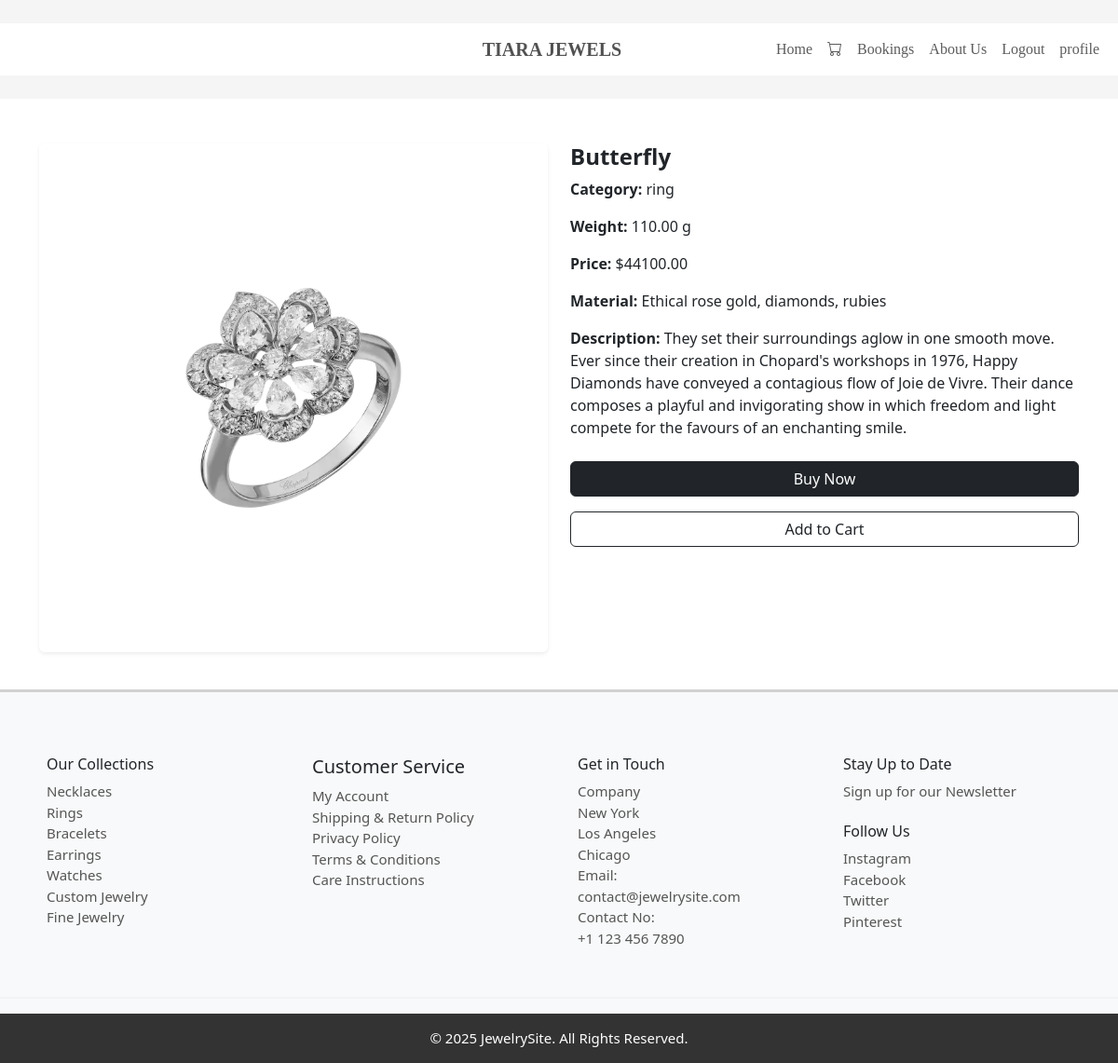
Screenshot of /view_pro/36 (signed in) with the database file from the repository.
### app/models.py (models this page shows, shortened)
class Jewelry(models.Model):
    name = models.CharField(max_length=255)
    description = models.TextField()
    material = models.CharField(max_length=100)
    price = models.DecimalField(max_digits=10, decimal_places=2)
    weight = models.DecimalField(max_digits=5, decimal_places=2)
    image = models.ImageField()
    created_at = models.DateTimeField(auto_now_add=True)
    category = models.ForeignKey(JewelryType, on_delete=models.CASCADE)

class JewelryType(models.Model):
    name = models.CharField(max_length=100)

### app/views.py (the view)
# urls.py: path('view_pro/<id>',views.view_pro),
def view_pro(req,id):
    log_user=User.objects.get(username=req.session['user'])
    products=Jewelry.objects.get(pk=id)
    try:
        cart=Cart.objects.get(product=products,user=log_user)
    except:
        cart=None
    return render(req,'user/view.html',{'product':products,'cart':cart})

### templates/user/view.html (shortened to what this page needs)
<!DOCTYPE html>
<html lang="en">
<head>
    {% load static %}
    <link rel="stylesheet" href="https://cdn.jsdelivr.net/npm/bootstrap-icons@1.11.3/font/bootstrap-icons.min.css">
    <link href="https://cdn.jsdelivr.net/npm/bootstrap@5.3.3/dist/css/bootstrap.min.css" rel="stylesheet">
</head>
<body>
        <div class="line" style="background-color: whitesmoke; width: 100%; height: 25px; color: white; font-size: 13px; padding-left: 33%;"></div>
        <nav class="navbar navbar-expand-lg navbar-light " style="background-color:  white; top: 0px; font-family: 'Times New Roman', Times, serif; font-weight: 500px;" >
          <div class="container-fluid">
              <a class="navbar-brand" href="#" style="color: rgb(82, 81, 81); font-weight: 800; padding-left: 43%;">TIARA JEWELS</i></a>
              <div class="collapse navbar-collapse" id="navbarNav">
                  <ul class="navbar-nav ms-auto">
                      <li class="nav-item">
                          <a class="nav-link active" style="color: rgb(92, 92, 92);" aria-current="page" href="../user_home">Home</a>
                      </li>
                      <li class="nav-item">
                          <a class="nav-link" style="color: rgb(92, 92, 92);" href="../cart_display"><i class="bi bi-cart"></i></a>
                      </li>
                      <li class="nav-item">
                          <a class="nav-link" style="color: rgb(92, 92, 92);" href="../user_booking">Bookings</a>
                      </li>
                      <li class="nav-item">
                          <a class="nav-link" style="color: rgb(92, 92, 92); " href="../about">About Us</a>
                      </li>
                      <li class="nav-item">
                          <a class="nav-link" style="color: rgb(92, 92, 92); " href="../logout">Logout</a>
                      </li>
                      <li class="nav-item">
                        <a class="nav-link" style="color: rgb(92, 92, 92); " href="../profile/">profile</a>
                    </li>
                  </ul>
              </div>
          </div>
      </nav>
 <div class="line" style="background-color: whitesmoke; width: 100%; height: 25px; color: white; font-size: 13px; padding-left: 33%;"></div>
 <div class="container mt-5">
    <div class="row">
      <div class="col-md-6 text-center">
        <img src="{{ product.image.url }}" alt="{{ product.name }}" class="img-fluid rounded shadow-sm">
      </div>
      <div class="col-md-6">
        <h4 class="fw-bold">{{ product.name }}</h4>
        <p><strong>Category:</strong> {{ product.category.name }}</p>
        <p><strong>Weight:</strong> {{ product.weight }} g</p>
        <p><strong>Price:</strong> ${{ product.price }}</p>
        <p><strong>Material:</strong> {{ product.material }}</p>
        <p><strong>Description:</strong> {{ product.description }}</p>
        {% if cart %}
        <div class="alert alert-info mt-3">
          <strong>Item already in your cart.</strong>
        </div>
        {% else %}
        <div class="mt-4">
          <a href="../buy_pro/{{ product.pk }}" class="btn btn-dark mb-3" style="width: 100%;">Buy Now</a><br>
          <a href="../add_to_cart/{{ product.pk }}" class="btn btn-outline-dark mb-3" style="width: 100%;">Add to Cart</a>
        </div>
        {% endif %}
      </div>
    </div>
  </div>
  <div class="ftr" style="padding-top: 2%">
    <footer class="text-dark pt-5 mt-3" style="font-size: 15px; background-color: #f8f9fa; border-top: 3px solid #d1d1d1;">
        <div class="container">
            <div class="row">
                <div class="col-md-3" style="padding: 20px;">
                    <h6> Our Collections</h6>
                    <ul class="list-unstyled">
                        <li><a href="#" style="text-decoration: none; color: #555;"> Necklaces</a></li>
                        <li><a href="#" style="text-decoration: none; color: #555;"> Rings</a></li>
                        <li><a href="#" style="text-decoration: none; color: #555;"> Bracelets</a></li>
                        <li><a href="#" style="text-decoration: none; color: #555;"> Earrings</a></li>
                        <li><a href="#" style="text-decoration: none; color: #555;"> Watches</a></li>
                        <li><a href="#" style="text-decoration: none; color: #555;"> Custom Jewelry</a></li>
                        <li><a href="#" style="text-decoration: none; color: #555;"> Fine Jewelry</a></li>
                    </ul>
                </div>
                <div class="col-md-3" style="padding: 20px;">
                    <h5> Customer Service</h5>
                    <ul class="list-unstyled">
                        <li><a href="#" style="text-decoration: none; color: #555;"> My Account</a></li>
                        <li><a href="#" style="text-decoration: none; color: #555;"> Shipping & Return Policy</a></li>
                        <li><a href="#" style="text-decoration: none; color: #555;"> Privacy Policy</a></li>
                        <li><a href="#" style="text-decoration: none; color: #555;"> Terms & Conditions</a></li>
                        <li><a href="#" style="text-decoration: none; color: #555;"> Care Instructions</a></li>
                    </ul>
                </div>
                <div class="col-md-3" style="padding: 20px;">
                    <h6> Get in Touch</h6>
                    <ul class="list-unstyled">
                        <li><a href="#" style="text-decoration: none; color: #555;"> Company</a></li>
                        <li><a href="#" style="text-decoration: none; color: #555;"> New York</a></li>
                        <li><a href="#" style="text-decoration: none; color: #555;"> Los Angeles</a></li>
                        <li><a href="#" style="text-decoration: none; color: #555;"> Chicago</a></li>
                        <li><a href="#" style="text-decoration: none; color: #555;"> Email:</a></li>
                        <li><a href="#" style="text-decoration: none; color: #555;"> contact@jewelrysite.com</a></li>
                        <li><a href="#" style="text-decoration: none; color: #555;"> Contact No:</a></li>
                        <li><a href="#" style="text-decoration: none; color: #555;"> +1 123 456 7890</a></li>
                    </ul>
                </div>
                <div class="col-md-3" style="padding: 20px;">
                    <h6> Stay Up to Date</h6>
                    <ul class="list-unstyled">
                        <li><a href="#" style="text-decoration: none; color: #555;"> Sign up for our Newsletter</a></li>
                        <br>
                        <h6> Follow Us</h6>
                        <ul class="list-unstyled">
                            <li><a href="#" style="text-decoration: none; color: #555;"> Instagram</a></li>
                            <li><a href="#" style="text-decoration: none; color: #555;"> Facebook</a></li>
                            <li><a href="#" style="text-decoration: none; color: #555;"> Twitter</a></li>
                            <li><a href="#" style="text-decoration: none; color: #555;"> Pinterest</a></li>
                        </ul>
                    </ul>
                </div>
            </div>
        </div>
        <hr style="border-top: 2px solid #ddd;">
        <div style="background-color: #333; color: #fff; text-align: center; padding: 15px 0;">
            <p style="margin: 0;">&copy; 2025 JewelrySite. All Rights Reserved.</p>
        </div>
    </footer>
  </div>
</body>
</html>

### rows the page displays
Jewelry: image (picture), name "Butterfly", category.name "ring", weight "110.00", price "44100.00", material "Ethical rose gold, diamonds, rubies", description "They set their surroundings aglow in one smooth move. Ever since their creation in Chopard's workshops in 1976, Happy Diamonds have conveyed a contagious flow of Joie de Vivre. Their dance composes a playful and invigorating show in which freedom and light compete for the favours of an enchanting smile."
